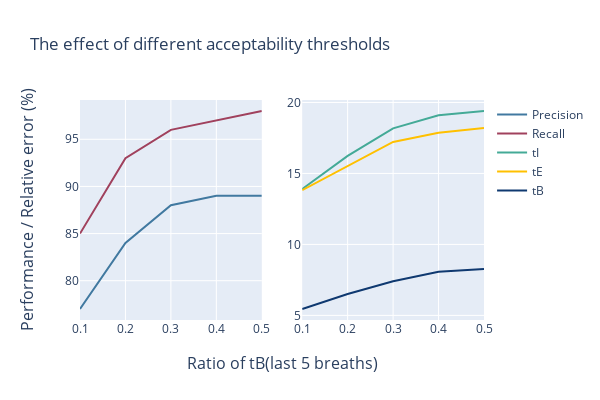

Notebook code cell kept with this figure:
### Code cell
import plotly.graph_objects as go
from constants import CATEGORICAL_PALETTE
from plotly.subplots import make_subplots

fig = make_subplots(cols=2, 
                    x_title="Ratio of tB(last 5 breaths)",
                    y_title="Performance / Relative error (%)",
                    #subplot_titles=("FR detection", "Respiratory parameters")
    )


for i,metric in enumerate(["Precision", "Recall"]):
    
    fig.add_trace(
        go.Scatter(
            x=thrs_comparison['thr'],
            y=thrs_comparison[metric],
            line=dict(color=CATEGORICAL_PALETTE[i], width=2),
            mode='lines',
            name=metric,
        ), 
        row=1, col=1)


for i,param in enumerate(["tI", "tE", "tB"]):

    fig.add_trace(
        go.Scatter(
            x=thrs_comparison['thr'],
            y=thrs_comparison[param],
            line=dict(color=CATEGORICAL_PALETTE[i+3], width=2),
            mode='lines',
            name=param,
            # error_y=dict(
            #     type='data', # value of error bar given in data coordinates
            #     array=thrs_comparison[f"{param} SD"],
            #     visible=True
            # )
    ), 
    row=1, col=2)

fig.update(layout_showlegend=True, layout_height=400, layout_width=600)

fig.update_layout(title="The effect of different acceptability thresholds")


fig.show()
fig.write_image(f"Results/thr_performance.pdf")

### Figure 1 — Plotly figure (JSON) as saved in the notebook; plotly's stock layout.template omitted (floating-point values rounded to 4 significant figures)
{"data": [{"line": {"color": "#4179A0", "width": 2}, "mode": "lines", "name": "Precision", "type": "scatter", "x": [0.1, 0.2, 0.3, 0.4, 0.5], "xaxis": "x", "y": [77, 84, 88, 89, 89], "yaxis": "y"}, {"line": {"color": "#A0415D", "width": 2}, "mode": "lines", "name": "Recall", "type": "scatter", "x": [0.1, 0.2, 0.3, 0.4, 0.5], "xaxis": "x", "y": [85, 93, 96, 97, 98], "yaxis": "y"}, {"line": {"color": "#44AA97", "width": 2}, "mode": "lines", "name": "tI", "type": "scatter", "x": [0.1, 0.2, 0.3, 0.4, 0.5], "xaxis": "x2", "y": [13.9, 16.24, 18.18, 19.1, 19.4], "yaxis": "y2"}, {"line": {"color": "#FFC000", "width": 2}, "mode": "lines", "name": "tE", "type": "scatter", "x": [0.1, 0.2, 0.3, 0.4, 0.5], "xaxis": "x2", "y": [13.82, 15.51, 17.22, 17.86, 18.2], "yaxis": "y2"}, {"line": {"color": "#0F3970", "width": 2}, "mode": "lines", "name": "tB", "type": "scatter", "x": [0.1, 0.2, 0.3, 0.4, 0.5], "xaxis": "x2", "y": [5.45, 6.51, 7.4, 8.08, 8.26], "yaxis": "y2"}], "layout": {"annotations": [{"font": {"size": 16}, "showarrow": false, "text": "Ratio of tB(last 5 breaths)", "x": 0.5, "xanchor": "center", "xref": "paper", "y": 0, "yanchor": "top", "yref": "paper", "yshift": -30}, {"font": {"size": 16}, "showarrow": false, "text": "Performance / Relative error (%)", "textangle": -90, "x": 0, "xanchor": "right", "xref": "paper", "xshift": -40, "y": 0.5, "yanchor": "middle", "yref": "paper"}], "height": 400, "showlegend": true, "title": {"text": "The effect of different acceptability thresholds"}, "width": 600, "xaxis": {"anchor": "y", "domain": [0, 0.45]}, "xaxis2": {"anchor": "y2", "domain": [0.55, 1]}, "yaxis": {"anchor": "x", "domain": [0, 1]}, "yaxis2": {"anchor": "x2", "domain": [0, 1]}}}
